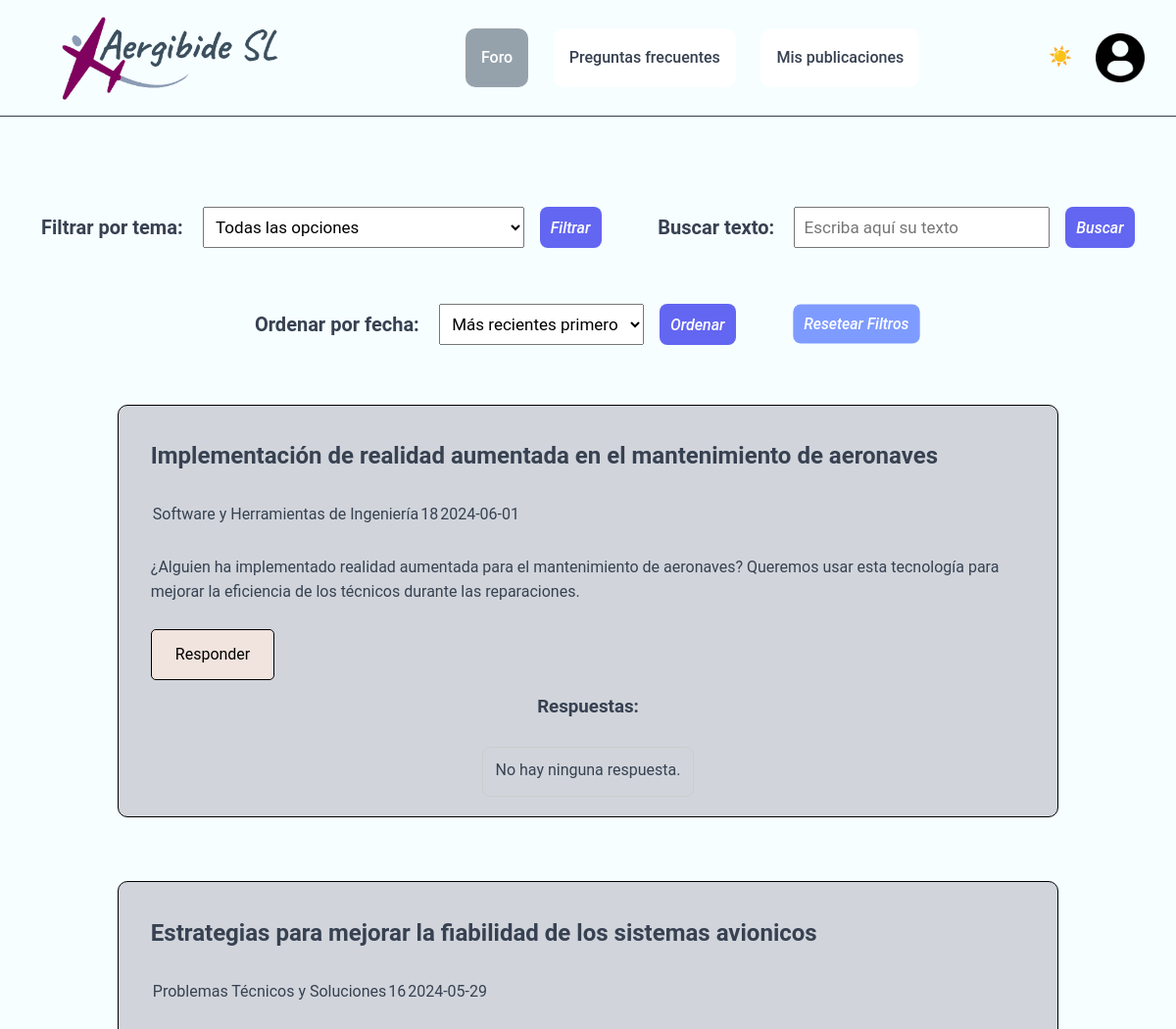
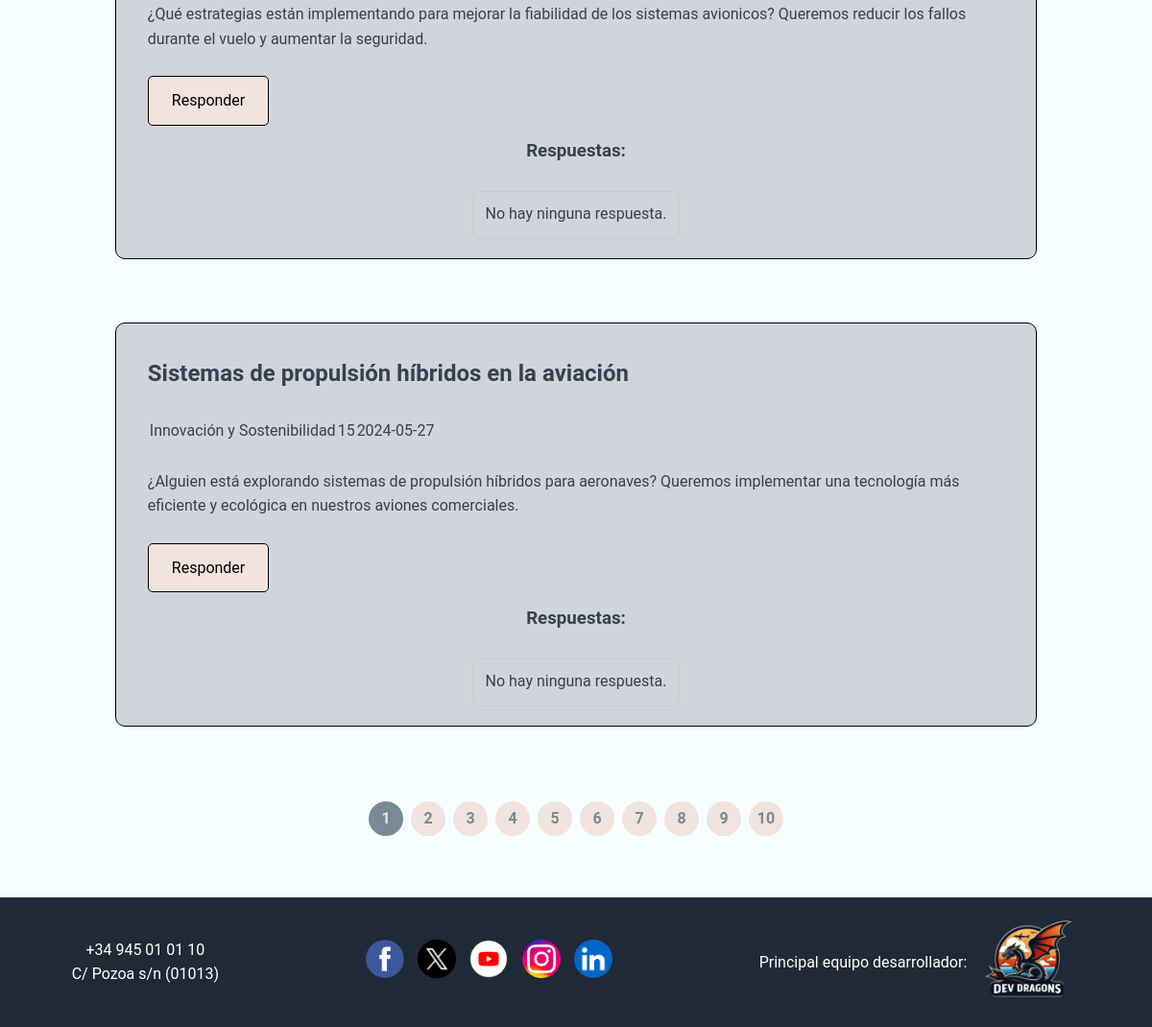
/Aplicacion/mvc_reto/index.php?controller=pregunta&action=list_paginated (signed in), run on the app's committed database (2 pictures, top to bottom).
### tables this page shows
CREATE TABLE `preguntas` (
                             `id` int(11) NOT NULL,
                             `titulo` varchar(100) NOT NULL,
                             `descripcion` varchar(300) NOT NULL,
                             `tema` varchar(100) NOT NULL,
                             `fecha` date NOT NULL,
                             `id_usuario` int(11) NOT NULL,
                             `archivo` varchar(255) DEFAULT NULL
);

### Aplicacion/mvc_reto/index.php (called while the page is built, shortened)
<?php
require_once "model/Db.php";
$controller = new $controllerName();
$dataToView["data"] = array();
if(method_exists($controller, $_GET["action"]))
    $dataToView["data"] = $controller -> {$_GET["action"]}();
require_once "view/".$_GET["controller"]."/".$controller->view.".html.php";
?>

### Aplicacion/mvc_reto/model/Db.php (called while the page is built, shortened)
<?php
class Db {
    public function __construct(){
        $this -> host = constant("DB_HOST");
        $this -> db = constant("DB");
        $this -> user = constant("DB_USER");
        $this -> pass = constant("DB_PASS");
        try {
            $this->connection = new PDO("mysql:host=" .$this->host.';
            dbname=' .$this->db, $this->user, $this->pass);
        }
        catch (PDOException $e){
            echo $e -> getMessage();
            exit();
        }
    }
}
?>

### Aplicacion/mvc_reto/model/Pregunta.php (called while the page is built, shortened)
<?php
class Pregunta {
    private $tabla = "preguntas";
    private $connection;
    public function getConexion(){
        $dbObj = new Db();
        $this->connection = $dbObj ->connection;
    }
    public function getPreguntasPaginated($tema, $palabraClave, $fechaOrden, $page=1){
        $limit = PAGINATION;
        $offset = ($page - 1) * $limit;
        $sql = "SELECT * FROM " . $this->tabla . " WHERE 1=1";
        if (!$fechaOrden || $fechaOrden == 'desc'){
            $sql .= " ORDER BY fecha DESC LIMIT :limit OFFSET :offset";
        }
        else{
            $sql .= " ORDER BY fecha ASC LIMIT :limit OFFSET :offset";
        }
        $stmt = $this->connection->prepare($sql);
        $stmt->bindParam(':limit', $limit, PDO::PARAM_INT);
        $stmt->bindParam(':offset', $offset, PDO::PARAM_INT);
        $stmt->execute();
        $preguntas = $stmt->fetchAll(PDO::FETCH_ASSOC);
        $totalPages = ceil($this->getTotalPreguntas($tema, $palabraClave) / $limit);
        return [$preguntas, $page, $totalPages];
    }
    public function getTotalPreguntas($tema = null, $palabraClave = null){
        $sql = "SELECT COUNT(*) FROM " . $this->tabla . " WHERE 1=1";
        $stmt = $this->connection->prepare($sql);
        $stmt->execute();
        return $stmt->fetchColumn();
    }
}

### Aplicacion/mvc_reto/controller/PreguntaController.php (called while the page is built, shortened)
<?php
require_once "model/Pregunta.php";
require_once "RespuestaController.php";
class PreguntaController {
    public $model;
    public function __construct() {
        $this->model = new Pregunta();
    }
    public function list_paginated(){
        $page = isset($_GET['page']) ? $_GET['page'] : 1;
        $tema = null;
        $palabraClave = null;
        $fechaOrden = null;
        list($preguntas, $currentPage, $totalPages) = $this->model->getPreguntasPaginated($tema, $palabraClave, $fechaOrden, $page);
        $respuestaController = new RespuestaController();
        $preguntasConRespuestas = [];
        foreach ($preguntas as $pregunta){
            $pregunta['respuestas'] = $respuestaController -> view($pregunta['id']);
            $preguntasConRespuestas[] = $pregunta;
        }
        return [$preguntasConRespuestas, $currentPage, $totalPages];
    }
}
?>

### Aplicacion/mvc_reto/model/Respuesta.php (called while the page is built, shortened)
<?php
class Respuesta {
    private $tabla = "respuestas";
    private $connection;
    public function getConexion(){
        $dbObj = new Db();
        $this->connection = $dbObj ->connection;
    }
    public function getRespuestaByPreguntaId($preguntaId){
        $sql = "SELECT * FROM ". $this->tabla ." WHERE id_pregunta = ?";
        $stmt = $this->connection->prepare($sql);
        $stmt -> execute([$preguntaId]);
        return $stmt->fetchAll(PDO::FETCH_ASSOC);
    }
}

### Aplicacion/mvc_reto/controller/RespuestaController.php (called while the page is built, shortened)
<?php
require_once "model/Respuesta.php";
class RespuestaController {
    public $model;
    public function __construct() {
        $this->model = new Respuesta();
    }
    public function view($preguntaId){
        return $this->model->getRespuestaByPreguntaId($preguntaId);
    }
}
?>

### Aplicacion/mvc_reto/view/pregunta/foro.html.php (the view, shortened to what this page needs)
<?php
require_once __DIR__ . "/../layout/header.php";
$temas = [
    "diseno_aeronaves" => "Diseño y Desarrollo de Aeronaves",
    "fabricacion_produccion" => "Fabricación y Producción",
    "mantenimiento_operaciones" => "Mantenimiento y Operaciones",
    "innovacion_sostenibilidad" => "Innovación y Sostenibilidad",
    "certificaciones_reglamentacion" => "Certificaciones y Reglamentación",
    "problemas_tecnicos" => "Problemas Técnicos y Soluciones",
    "colaboracion_interdepartamental" => "Colaboración Interdepartamental",
    "software_herramientas" => "Software y Herramientas de Ingeniería",
    "gestion_conocimiento" => "Gestión del Conocimiento",
    "otro" => "Otro tema"
];
$filtroTema = $_GET['filtroTema'] ?? '';
$filtroBusqueda = $_GET['filtroBusqueda'] ?? '';
$filtroFecha = $_GET['filtroFecha'] ?? '';
?>
<div class="contenido">
    <div class="apartadoFiltrar">
        <div class="filtrarPorTema">
            <label for="filtroTema">Filtrar por tema:</label>
            <form action="index.php" method="get">
                <select name="filtroTema" id="filtroTema" required>
                    <option value="todas" <?= htmlspecialchars($filtroTema) === 'todas' ? 'selected' : '' ?> style="font-style: oblique">Todas las opciones</option>
                </select>
                <input type="submit" class="bFiltrar" value="Filtrar">
            </form>
        </div>
        <div class="filtrarPorTexto">
            <label for="filtroBusqueda">Buscar texto:</label>
            <form action="index.php" method="get">
                <input type="text" id="filtroBusqueda" name="filtroBusqueda" placeholder="Escriba aquí su texto" value="<?= $filtroBusqueda ?? '' ?>">
                <input type="submit" class="bFiltrar" value="Buscar">
            </form>
        </div>
        <div class="filtrarPorFecha">
            <label for="filtroFecha">Ordenar por fecha:</label>
            <form action="index.php" method="get">
                <select name="filtroFecha" id="filtroFecha" required>
                    <option value="desc" <?= htmlspecialchars($filtroFecha) === 'desc' ? 'selected' : '' ?> style="font-style: oblique">Más recientes primero</option>
                </select>
                <input type="submit" class="bFiltrar" value="Ordenar">
            </form>
        </div>
        <div class="resetearFiltros">
            <form action="index.php" method="get">
                <input type="submit" class="bResetearFiltros" value="Resetear Filtros">
            </form>
        </div>
    </div>
    <?php
    if(!empty($dataToView["data"][0]) && count($dataToView["data"])>0){
        foreach($dataToView["data"][0] as $pregunta){
            ?>
            <div class="pregunta">
                <div class="tituloPregunta">
                    <h2><?php echo $pregunta["titulo"]; ?></h2>
                </div>
                <div class="datosPreguntaUsuario">
                    <table>
                        <tr>
                            <td>
                                <?php
                                echo $temas[$pregunta["tema"]] ?? "Tema no especificado";
                                ?>
                            </td>
                            <td>
                                <?php
                                echo $pregunta["id_usuario"] ?? "Usuario inexistente";
                                ?>
                            </td>
                            <td>
                                <?php
                                echo $pregunta["fecha"] ?? "Fecha inespecífica";
                                ?>
                            </td>
                        </tr>
                    </table>
                </div>
                <div class="descPregunta">
                    <?php echo $pregunta["descripcion"]; ?>
                </div>
                <div class="divBResponder">
                    <div class="bResponder">
                        <a href="index.php?controller=respuesta&action=crear&id_pregunta=<?php echo $pregunta["id"]; ?>">
                            Responder</a>
                    </div>
                </div>
                <h3>Respuestas:</h3>
                <br>
                <div class="respuestas">
                    <?php
                    if(isset($pregunta['respuestas']) && !empty($pregunta['respuestas'])){
                        foreach($pregunta['respuestas'] as $respuesta){
                            ?>
                            <div class="respuesta">
                                <p><?php echo $respuesta['solucion']; ?></p>
                            </div>
                            <div class="imagen">
                                <?php
                                if($respuesta['archivo'] != "" || $respuesta['archivo'] != NULL){
                                    ?>
                                    <a href="./uploads/<?php echo $respuesta['archivo'] ?>">Ver imagen</a>
                                    <?php
                                }
                                ?>
                            </div>
                            <div class="d_bFavorito">
                                <form action="index.php?controller=favorito&action=save&id_respuesta=<?php echo $respuesta["id"]; ?>" method="POST" class="form_estrella">
                                    <button type="submit" class="bFavorito" style="border: none; background: none;">
                                        <img class="icono_estrella"
                                             src="/Proyecto1/Reto_1_Equipo_2/Aplicacion/mvc_reto/assets/imagenes/icono_estrella.png"
                                             alt="Símbolo de estrella" width="40" height="auto">
                                    </button>
                                </form>
                            </div>
                            <?php
                        }
                    }
                    else{
                        ?>
                        <p>No hay ninguna respuesta.</p>
                        <?php
                    }
                    ?>
                </div>
            </div>
            <br>
            <?php
        }
        ?>
        <nav aria-label="Paginación de preguntas">
            <ul>
                <?php for ($i = 1; $i <= $dataToView["data"][2]; $i++): ?>
                    <li class="page-item <?= ($i == $dataToView["data"][1]) ? 'active' : ''; ?>">
                        <a class="page-link" href="index.php?controller=pregunta&action=list_paginated&page=<?= $i; ?>&filtroTema=<?= urlencode($filtroTema); ?>"><?= $i; ?></a>
                    </li>
                <?php endfor; ?>
            </ul>
        </nav>
        <?php
    }
    else{
        ?>
        <div>
            No hay preguntas registradas.
        </div>
        <?php
    }
    ?>
</div>
<?php require_once __DIR__ . "/../layout/footer.php"; ?>
</body>
</html>

### data on the page
preguntas: titulo "Implementación de realidad aumentada en el mantenimiento de aeronaves", tema "Software y Herramientas de Ingeniería", id_usuario "18", fecha "2024-06-01", descripcion "¿Alguien ha implementado realidad aumentada para el mantenimiento de aeronaves? Queremos usar esta tecnología para mejorar la eficiencia de los técnicos durante las reparaciones."
preguntas: titulo "Estrategias para mejorar la fiabilidad de los sistemas avionicos", tema "Problemas Técnicos y Soluciones", id_usuario "16", fecha "2024-05-29", descripcion "¿Qué estrategias están implementando para mejorar la fiabilidad de los sistemas avionicos? Queremos reducir los fallos durante el vuelo y aumentar la seguridad."
preguntas: titulo "Sistemas de propulsión híbridos en la aviación", tema "Innovación y Sostenibilidad", id_usuario "15", fecha "2024-05-27", descripcion "¿Alguien está explorando sistemas de propulsión híbridos para aeronaves? Queremos implementar una tecnología más eficiente y ecológica en nuestros aviones comerciales."
